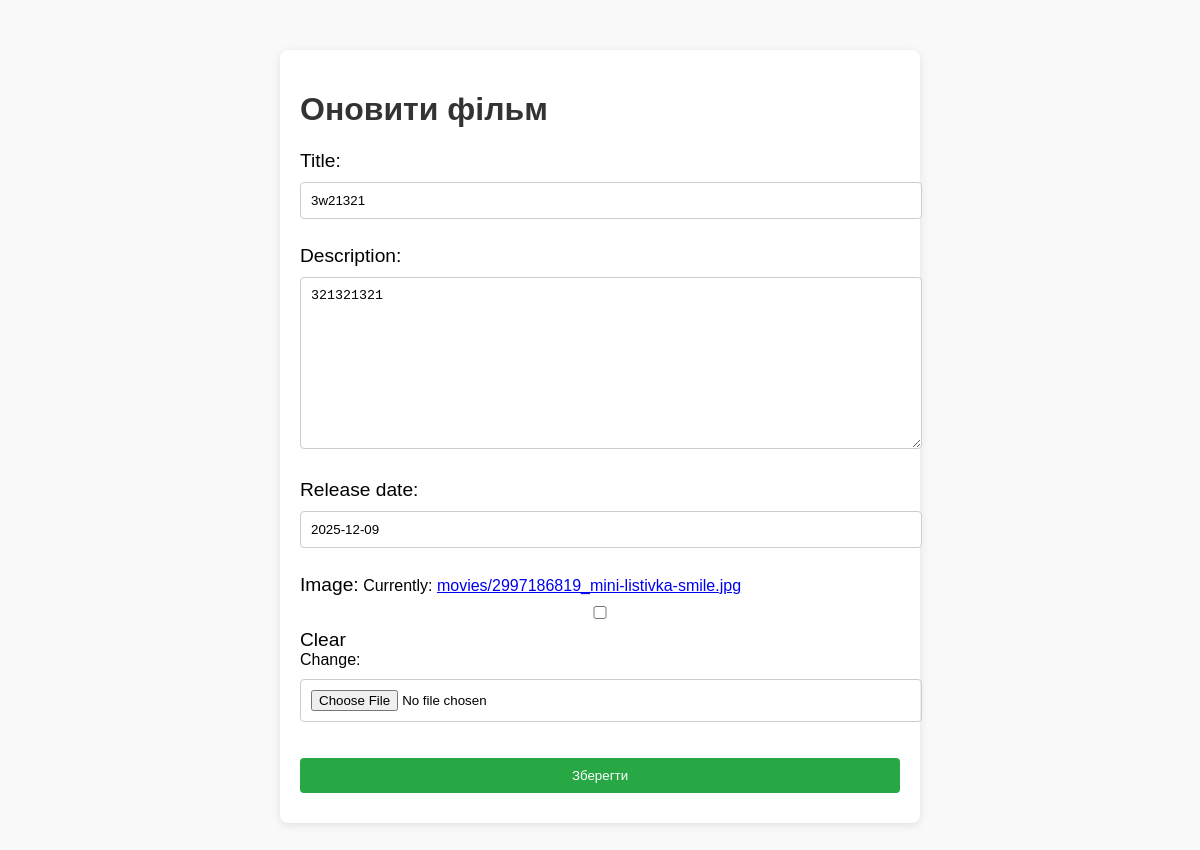
The page /usersmovies/movie/4/update/ on the database its author committed.
### usersmovies/models.py (models this page shows, shortened)
class Movie(models.Model):
    title = models.CharField(max_length=100)
    description = models.TextField()
    release_date = models.DateField()
    image = models.ImageField(upload_to='movies/', null=True, blank=True)  # Додаємо поле для фото

### usersmovies/views.py (the view)
# urls.py: path('movie/<int:movie_id>/update/', views.movie_update, name='movie_update'),
def movie_update(request, movie_id):
    movie = get_object_or_404(Movie, id=movie_id)
    if request.method == 'POST':
        form = MovieForm(request.POST, instance=movie)
        if form.is_valid():
            form.save()
            return redirect('movie_list')
    else:
        form = MovieForm(instance=movie)
    return render(request, 'movies/movie_form.html', {'form': form})

### usersmovies/forms.py
class MovieForm(forms.ModelForm):
    class Meta:
        model = Movie
        fields = ['title', 'description', 'release_date', 'image']  # Додаємо поле для фото

### usersmovies/templates/movies/movie_form.html (shortened to what this page needs)
<!DOCTYPE html>
<html lang="uk">
<head>
</head>
<body>
    <div class="container">
        <h1>{% if form.instance.pk %}Оновити{% else %}Створити{% endif %} фільм</h1>
        <form method="POST" enctype="multipart/form-data">
            {{ form.as_p }}
            <input type="submit" value="Зберегти">
        </form>
    </div>
</body>
</html>

### usersmovies/templates/movies/movie_form.html (style rules this page uses)
body { font-family: Arial, sans-serif; background-color: #f9f9f9; margin: 0; padding: 0; }
.container { width: 50%; margin: 50px auto; background-color: #fff; padding: 20px; border-radius: 8px; box-shadow: 0 2px 10px rgba(0, 0, 0, 0.1); }
h1 { color: #333; }
label { font-size: 1.2em; margin-top: 10px; }
input, textarea { width: 100%; padding: 10px; margin: 10px 0; border-radius: 4px; border: 1px solid #ccc; }
input[type="submit"] { background-color: #28a745; color: white; border: none; cursor: pointer; }

### rows shown on the page
Movie: title "3w21321", description "321321321", release_date "2025-12-09"
